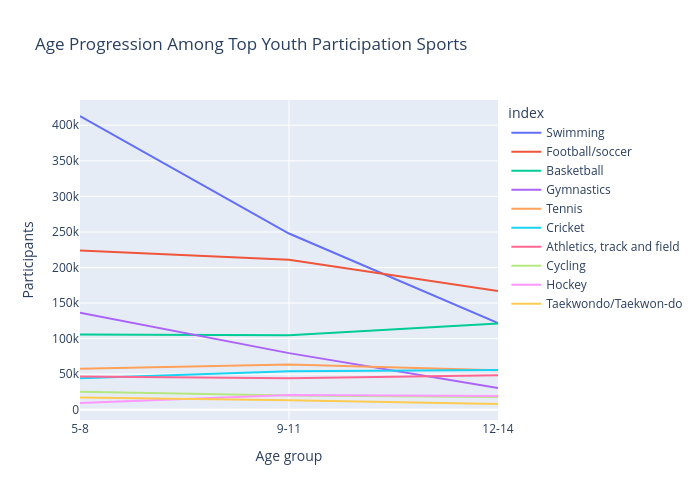

Write notebook code for a chart like this one.
### Markdown cell above
This table compares participation numbers across three age groups (`5-8`, `9-11`, and `12-14`) within the top participation Olympic sports.

**Key Findings**

- **Swimming** demonstrated the largest participation decline across age groups, decreasing from around 413,022 participants aged 5–8 to around 122,006 participants aged 12–14.

- **Gymnastics** also showed a substantial decline, dropping from around 136,466 participants aged 5–8 to around 30,711 participants aged 12–14.

### Code cell
age_progression_long = age_progression.reset_index().melt(
    id_vars='index',
    value_vars=['5-8', '9-11', '12-14'],
    var_name='Age group',
    value_name='Participants'
)

# transformed from a wide format into a long format using the melt() function 
# so that participation trends across age groups could be visualised more effectively in a grouped line chart.

fig = px.line(
    age_progression_long,
    x='Age group',
    y='Participants',
    color='index',
    title = 'Age Progression Among Top Youth Participation Sports',
    width = 700,
    height = 500
)

fig.show()

### Figure 1 — Plotly figure (JSON) as saved in the notebook; plotly's stock layout.template omitted (floating-point values rounded to 4 significant figures)
{"data": [{"hovertemplate": "index=Swimming<br>Age group=%{x}<br>Participants=%{y}<extra></extra>", "legendgroup": "Swimming", "line": {"color": "#636efa", "dash": "solid"}, "marker": {"symbol": "circle"}, "mode": "lines", "name": "Swimming", "orientation": "v", "showlegend": true, "type": "scatter", "x": ["5-8", "9-11", "12-14"], "xaxis": "x", "y": [413000.0, 247800.0, 122000.0], "yaxis": "y"}, {"hovertemplate": "index=Football/soccer<br>Age group=%{x}<br>Participants=%{y}<extra></extra>", "legendgroup": "Football/soccer", "line": {"color": "#EF553B", "dash": "solid"}, "marker": {"symbol": "circle"}, "mode": "lines", "name": "Football/soccer", "orientation": "v", "showlegend": true, "type": "scatter", "x": ["5-8", "9-11", "12-14"], "xaxis": "x", "y": [223800.0, 210900.0, 166800.0], "yaxis": "y"}, {"hovertemplate": "index=Basketball<br>Age group=%{x}<br>Participants=%{y}<extra></extra>", "legendgroup": "Basketball", "line": {"color": "#00cc96", "dash": "solid"}, "marker": {"symbol": "circle"}, "mode": "lines", "name": "Basketball", "orientation": "v", "showlegend": true, "type": "scatter", "x": ["5-8", "9-11", "12-14"], "xaxis": "x", "y": [105600.0, 104800.0, 121200.0], "yaxis": "y"}, {"hovertemplate": "index=Gymnastics<br>Age group=%{x}<br>Participants=%{y}<extra></extra>", "legendgroup": "Gymnastics", "line": {"color": "#ab63fa", "dash": "solid"}, "marker": {"symbol": "circle"}, "mode": "lines", "name": "Gymnastics", "orientation": "v", "showlegend": true, "type": "scatter", "x": ["5-8", "9-11", "12-14"], "xaxis": "x", "y": [136500.0, 79570.0, 30710.0], "yaxis": "y"}, {"hovertemplate": "index=Tennis<br>Age group=%{x}<br>Participants=%{y}<extra></extra>", "legendgroup": "Tennis", "line": {"color": "#FFA15A", "dash": "solid"}, "marker": {"symbol": "circle"}, "mode": "lines", "name": "Tennis", "orientation": "v", "showlegend": true, "type": "scatter", "x": ["5-8", "9-11", "12-14"], "xaxis": "x", "y": [57520.0, 63470.0, 55440.0], "yaxis": "y"}, {"hovertemplate": "index=Cricket<br>Age group=%{x}<br>Participants=%{y}<extra></extra>", "legendgroup": "Cricket", "line": {"color": "#19d3f3", "dash": "solid"}, "marker": {"symbol": "circle"}, "mode": "lines", "name": "Cricket", "orientation": "v", "showlegend": true, "type": "scatter", "x": ["5-8", "9-11", "12-14"], "xaxis": "x", "y": [44430.0, 54230.0, 55730.0], "yaxis": "y"}, {"hovertemplate": "index=Athletics, track and field<br>Age group=%{x}<br>Participants=%{y}<extra></extra>", "legendgroup": "Athletics, track and field", "line": {"color": "#FF6692", "dash": "solid"}, "marker": {"symbol": "circle"}, "mode": "lines", "name": "Athletics, track and field", "orientation": "v", "showlegend": true, "type": "scatter", "x": ["5-8", "9-11", "12-14"], "xaxis": "x", "y": [46630.0, 44350.0, 48340.0], "yaxis": "y"}, {"hovertemplate": "index=Cycling<br>Age group=%{x}<br>Participants=%{y}<extra></extra>", "legendgroup": "Cycling", "line": {"color": "#B6E880", "dash": "solid"}, "marker": {"symbol": "circle"}, "mode": "lines", "name": "Cycling", "orientation": "v", "showlegend": true, "type": "scatter", "x": ["5-8", "9-11", "12-14"], "xaxis": "x", "y": [25270.0, 19980.0, 17760.0], "yaxis": "y"}, {"hovertemplate": "index=Hockey<br>Age group=%{x}<br>Participants=%{y}<extra></extra>", "legendgroup": "Hockey", "line": {"color": "#FF97FF", "dash": "solid"}, "marker": {"symbol": "circle"}, "mode": "lines", "name": "Hockey", "orientation": "v", "showlegend": true, "type": "scatter", "x": ["5-8", "9-11", "12-14"], "xaxis": "x", "y": [9521.0, 20660.0, 19410.0], "yaxis": "y"}, {"hovertemplate": "index=Taekwondo/Taekwon-do<br>Age group=%{x}<br>Participants=%{y}<extra></extra>", "legendgroup": "Taekwondo/Taekwon-do", "line": {"color": "#FECB52", "dash": "solid"}, "marker": {"symbol": "circle"}, "mode": "lines", "name": "Taekwondo/Taekwon-do", "orientation": "v", "showlegend": true, "type": "scatter", "x": ["5-8", "9-11", "12-14"], "xaxis": "x", "y": [17240.0, 13250.0, 8065.0], "yaxis": "y"}], "layout": {"height": 500, "legend": {"title": {"text": "index"}, "tracegroupgap": 0}, "title": {"text": "Age Progression Among Top Youth Participation Sports"}, "width": 700, "xaxis": {"anchor": "y", "domain": [0, 1], "title": {"text": "Age group"}}, "yaxis": {"anchor": "x", "domain": [0, 1], "title": {"text": "Participants"}}}}
